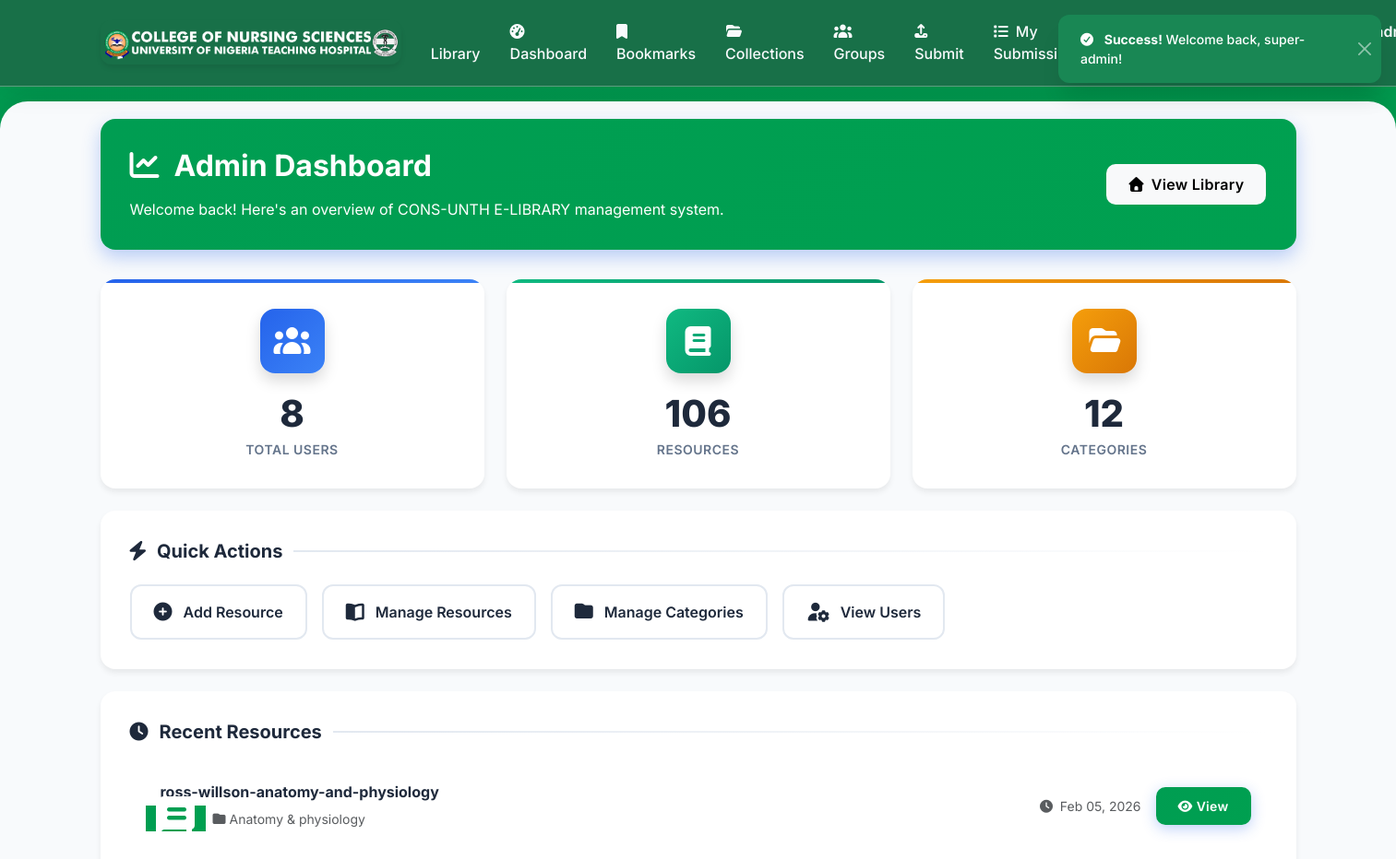
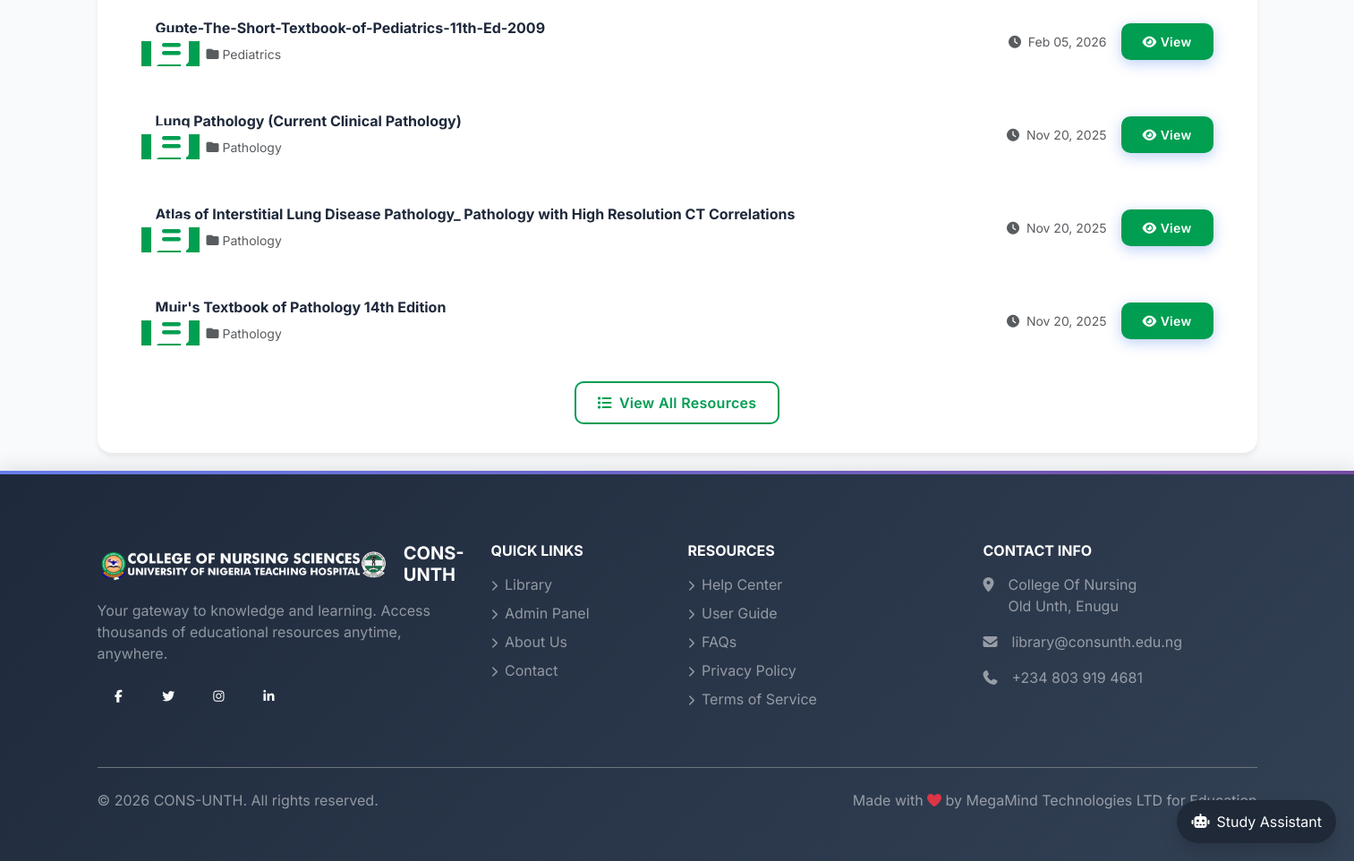
Screenshot of /.history/admin/dashboard_20251120052842.php (signed in) with the database file from the repository (2 pictures, top to bottom).
### tables this page shows
CREATE TABLE `resources` (
  `id` int(10) UNSIGNED NOT NULL,
  `title` varchar(255) NOT NULL,
  `description` text DEFAULT NULL,
  `type` varchar(50) NOT NULL,
  `category_id` int(10) UNSIGNED DEFAULT NULL,
  `file_path` text DEFAULT NULL,
  `cover_image_path` varchar(255) DEFAULT NULL,
  `external_url` text DEFAULT NULL,
  `created_at` datetime DEFAULT current_timestamp(),
  `created_by` int(10) UNSIGNED DEFAULT NULL,
  `status` varchar(20) NOT NULL DEFAULT 'approved',
  `approved_by` int(10) UNSIGNED DEFAULT NULL,
  `approved_at` datetime DEFAULT NULL,
  `review_notes` text DEFAULT NULL
);

CREATE TABLE `categories` (
  `id` int(10) UNSIGNED NOT NULL,
  `name` varchar(255) NOT NULL,
  `cover_image_path` varchar(255) DEFAULT NULL,
  `created_at` datetime DEFAULT current_timestamp()
);

### includes/functions.php (called while the page is built, shortened)
<?php
function h(?string $str): string {
    return htmlspecialchars($str ?? '', ENT_QUOTES, 'UTF-8');
}

### .history/admin/dashboard_20251120052842.php (the view, shortened to what this page needs)
<?php
require_once __DIR__ . '/../includes/auth.php';
$stats = [];
$stats['users'] = (int)$pdo->query("SELECT COUNT(*) FROM users")->fetchColumn();
$stats['resources'] = (int)$pdo->query("SELECT COUNT(*) FROM resources")->fetchColumn();
$stats['categories'] = (int)$pdo->query("SELECT COUNT(*) FROM categories")->fetchColumn();
$recentResources = $pdo->query("SELECT r.*, c.name AS category_name
    FROM resources r
    LEFT JOIN categories c ON r.category_id = c.id
    ORDER BY r.created_at DESC
    LIMIT 5")->fetchAll(PDO::FETCH_ASSOC);
include __DIR__ . '/../includes/header.php';
?>
<div class="welcome-card">
    <div class="row align-items-center">
        <div class="col-lg-8">
            <h2 class="fw-bold mb-3">
                <i class="fas fa-chart-line me-3"></i>Admin Dashboard
            </h2>
            <p class="mb-0 opacity-90">
                Welcome back! Here's an overview of CONS-UNTH E-LIBRARY management system.
            </p>
        </div>
        <div class="col-lg-4 text-lg-end mt-3 mt-lg-0">
            <div class="d-flex gap-2 justify-content-lg-end">
                <a href="../index.php" class="btn btn-light">
                    <i class="fas fa-home me-2"></i>View Library
                </a>
            </div>
        </div>
    </div>
</div>
<div class="row g-4 mb-4">
    <div class="col-md-4">
        <div class="stat-card" style="--gradient-from: #2563eb; --gradient-to: #3b82f6;">
            <div class="stat-icon">
                <i class="fas fa-users"></i>
            </div>
            <div class="stat-number"><?= number_format($stats['users']) ?></div>
            <div class="stat-label">Total Users</div>
        </div>
    </div>
    <div class="col-md-4">
        <div class="stat-card" style="--gradient-from: #10b981; --gradient-to: #059669;">
            <div class="stat-icon">
                <i class="fas fa-book"></i>
            </div>
            <div class="stat-number"><?= number_format($stats['resources']) ?></div>
            <div class="stat-label">Resources</div>
        </div>
    </div>
    <div class="col-md-4">
        <div class="stat-card" style="--gradient-from: #f59e0b; --gradient-to: #d97706;">
            <div class="stat-icon">
                <i class="fas fa-folder-open"></i>
            </div>
            <div class="stat-number"><?= number_format($stats['categories']) ?></div>
            <div class="stat-label">Categories</div>
        </div>
    </div>
</div>
<div class="quick-actions-card mb-4">
    <h5 class="section-title">
        <i class="fas fa-bolt"></i>
        Quick Actions
    </h5>
    <div class="d-flex flex-wrap gap-3">
        <a href="resource_add.php" class="quick-action-btn">
            <i class="fas fa-plus-circle"></i>
            <span>Add Resource</span>
        </a>
        <a href="resources.php" class="quick-action-btn">
            <i class="fas fa-book-open"></i>
            <span>Manage Resources</span>
        </a>
        <a href="categories.php" class="quick-action-btn">
            <i class="fas fa-folder"></i>
            <span>Manage Categories</span>
        </a>
        <a href="users.php" class="quick-action-btn">
            <i class="fas fa-user-cog"></i>
            <span>View Users</span>
        </a>
    </div>
</div>
<?php if (!empty($recentResources)): ?>
<div class="recent-resources-card">
    <h5 class="section-title">
        <i class="fas fa-clock"></i>
        Recent Resources
    </h5>
    <div class="d-flex flex-column gap-3">
        <?php foreach ($recentResources as $resource): ?>
            <div class="resource-item">
                <div class="row align-items-center g-3">
                    <div class="col">
                        <div class="fw-bold text-truncate" style="color: var(--text-primary);">
                            <?= h($resource['title']) ?>
                        </div>
                        <div class="d-flex align-items-center gap-2 mt-1">
                            <span class="type-badge" style="background: rgba(37, 99, 235, 0.1); color: var(--primary-color);">
                                <?= strtoupper($resource['type']) ?>
                            </span>
                            <?php if ($resource['category_name']): ?>
                                <small class="text-muted">
                                    <i class="fas fa-folder me-1"></i><?= h($resource['category_name']) ?>
                                </small>
                            <?php endif; ?>
                        </div>
                    </div>
                    <div class="col-auto">
                        <small class="text-muted">
                            <i class="fas fa-clock me-1"></i>
                            <?= date('M d, Y', strtotime($resource['created_at'])) ?>
                        </small>
                    </div>
                    <div class="col-auto">
                        <a href="../viewer.php?id=<?= $resource['id'] ?>" class="btn btn-sm btn-primary">
                            <i class="fas fa-eye me-1"></i>View
                        </a>
                    </div>
                </div>
            </div>
        <?php endforeach; ?>
    </div>
    <div class="text-center mt-4">
        <a href="resources.php" class="btn btn-outline-primary">
            <i class="fas fa-list me-2"></i>View All Resources
        </a>
    </div>
</div>
<?php endif; ?>
<?php include __DIR__ . '/../includes/footer.php'; ?>

### assets/css/components.css (style rules this page uses)
.section-title { font-size: 1.125rem; font-weight: 700; color: var(--primary-color); margin-bottom: 1.5rem; display: flex; align-items: center; gap: 0.75rem; }
:root { --primary-color: #009D52; --secondary-color: #187048; --accent-color: #00A050; --success-color: #10b981; --warning-color: #f59e0b; --danger-color: #ef4444; --light-bg: #f8fafc; --card-bg: #ffffff; --text-primary: #1e293b; --text-secondary: #64748b; --border-color: #e2e8f0; --shadow-sm: 0 1px 2px 0 rgba(0, 0, 0, 0.05); --shadow: 0 4px 6px -1px rgba(0, 0, 0, 0.1); --shadow-lg: 0 10px 15px -3px rgba(0, 0, 0, 0.1); --shadow-xl: 0 20px 25px -5px rgba(0, 0, 0, 0.1); }
* { margin: 0; padding: 0; box-sizing: border-box; }
body { font-family: 'Inter', -apple-system, BlinkMacSystemFont, 'Segoe UI', sans-serif; background: linear-gradient(135deg, var(--primary-color) 0%, var(--accent-color) 100%); background-attachment: fixed; color: var(--text-primary); min-height: 100dvh; }
.btn { font-weight: 600; padding: clamp(0.5rem, 1.4vh, 0.625rem) clamp(1rem, 2vw, 1.5rem); border-radius: 10px; transition: all 0.3s ease; border: none; text-transform: none; letter-spacing: 0.3px; }
.btn-primary { background: linear-gradient(135deg, var(--primary-color), var(--accent-color)); box-shadow: 0 4px 15px rgba(37, 99, 235, 0.3); }
.btn-outline-primary { border: 2px solid var(--primary-color); color: var(--primary-color); background: transparent; }
.type-badge { padding: 0.375rem 0.875rem; border-radius: 12px; font-size: 0.75rem; font-weight: 700; text-transform: uppercase; letter-spacing: 0.5px; display: inline-block; }
.stat-card { background: white; border-radius: 16px; padding: 1.5rem; box-shadow: 0 4px 6px rgba(0, 0, 0, 0.07); text-align: center; transition: all 0.3s ease; }
.stat-icon { width: 60px; height: 60px; margin: 0 auto 1rem; background: linear-gradient(135deg, var(--primary-color), var(--accent-color)); border-radius: 16px; display: flex; align-items: center; justify-content: center; font-size: 1.75rem; color: white; }
.stat-number { font-size: 2rem; font-weight: 800; color: var(--text-primary); margin-bottom: 0.25rem; }
.stat-label { font-size: 0.875rem; color: var(--text-secondary); font-weight: 600; }
.quick-actions-card { background: white; border-radius: 16px; padding: 2rem; box-shadow: 0 4px 6px rgba(0, 0, 0, 0.07); }
.quick-action-btn { padding: 1rem 1.5rem; border-radius: 12px; font-weight: 600; transition: all 0.3s ease; border: 2px solid var(--border-color); background: white; color: var(--text-primary); text-decoration: none; display: inline-flex; align-items: center; gap: 0.75rem; }
.quick-action-btn i { font-size: 1.25rem; }
.recent-resources-card { background: white; border-radius: 16px; padding: 2rem; box-shadow: 0 4px 6px rgba(0, 0, 0, 0.07); }
.resource-item { padding: 1rem; border-radius: 12px; transition: all 0.3s ease; border: 1px solid transparent; }
.welcome-card { background: linear-gradient(135deg, var(--primary-color), var(--accent-color)); color: white; border-radius: 16px; padding: 2rem; margin-bottom: 2rem; box-shadow: 0 8px 20px rgba(37, 99, 235, 0.3); }
body, .navbar, .card, .form-control, .form-select, .btn, footer, .resource-card, .stat-card, .form-card, .table { transition: background-color 0.3s ease, color 0.3s ease, border-color 0.3s ease, box-shadow 0.3s ease; }

### rows the page displays
resources: title "ross-willson-anatomy-and-physiology", type "PDF", category.name "Anatomy & physiology", created_at "Feb 05, 2026"
resources: title "Gupte-The-Short-Textbook-of-Pediatrics-11th-Ed-2009", type "PDF", category.name "Pediatrics", created_at "Feb 05, 2026"
resources: title "Lung Pathology (Current Clinical Pathology)", type "PDF", category.name "Pathology", created_at "Nov 20, 2025"
resources: title "Atlas of Interstitial Lung Disease Pathology_ Pathology with High Resolution CT Correlations", type "PDF", category.name "Pathology", created_at "Nov 20, 2025"
resources: title "Muir's Textbook of Pathology 14th Edition", type "PDF", category.name "Pathology", created_at "Nov 20, 2025"

### other values shown
$flash['message'] "Welcome back, super-admin!"
$stats['users'] "8"
$stats['resources'] "106"
$stats['categories'] "12"
$APP_NAME "CONS-UNTH"
